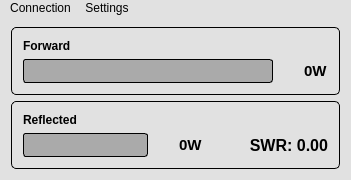
<?xml version="1.0" encoding="UTF-8"?>
<ui version="4.0">
 <class>MainWindowClass</class>
 <widget class="QMainWindow" name="MainWindowClass">
  <property name="geometry">
   <rect>
    <x>0</x>
    <y>0</y>
    <width>351</width>
    <height>179</height>
   </rect>
  </property>
  <property name="windowTitle">
   <string>Power Meter</string>
  </property>
  <property name="styleSheet">
   <string>QWidget {
 background-color: rgb(225, 225, 225);
 color: black;
}
 QProgressBar {
     border: 1px solid black;
     border-radius: 3px;
     background-color: rgb(170, 170, 170);
 }
 QProgressBar::chunk {
     background-color: lime;
     width: 3px;
     margin: 1px;
 }
 QMenu {
     background-color: white;
     margin: 2px; /* some spacing around the menu */
 }

 QMenu::item {
     padding: 2px 25px 2px 20px;
     border: 1px solid transparent; /* reserve space for selection border */
 }

 QMenu::item:selected {
     border-color: darkblue;
     background: rgba(100, 100, 100, 150);
 }

 QMenu::icon:checked { /* appearance of a 'checked' icon */
     background: gray;
     border: 1px inset gray;
     position: absolute;
     top: 1px;
     right: 1px;
     bottom: 1px;
     left: 1px;
 }

 QMenu::separator {
     height: 1px;
     background: silver;
     margin-left: 5px;
     margin-right: 5px;
 }

 QMenu::indicator {
     width: 13px;
     height: 13px;
 }

 QMenuBar {
     background-color: qlineargradient(x1:0, y1:0, x2:0, y2:1,
                                       stop:0 lightgray, stop:1 darkgray);
 }

 QMenuBar::item {
     spacing: 3px; /* spacing between menu bar items */
     padding: 1px 4px;
     background: transparent;
     border-radius: 4px;
 }

 QMenuBar::item:selected { /* when selected using mouse or keyboard */
     background: #a8a8a8;
 }

 QMenuBar::item:pressed {
     background: #888888;
 }

QFrame#frame{
      border-width: 1px;
      border-style: solid;
      border-color: black;
      border-radius: 5px;
}

QFrame#frameForward{
      border-width: 1px;
      border-style: solid;
      border-color: black;
      border-radius: 5px;
}

QFrame#frameReflected{
      border-width: 1px;
      border-style: solid;
      border-color: black;
      border-radius: 5px;
}</string>
  </property>
  <widget class="QWidget" name="centralWidget">
   <layout class="QVBoxLayout" name="verticalLayout">
    <item>
     <widget class="QFrame" name="frameForward">
      <property name="frameShape">
       <enum>QFrame::StyledPanel</enum>
      </property>
      <property name="frameShadow">
       <enum>QFrame::Raised</enum>
      </property>
      <layout class="QHBoxLayout" name="horizontalLayout">
       <item>
        <layout class="QGridLayout" name="gridLayout">
         <item row="0" column="0">
          <widget class="QLabel" name="labelFwd">
           <property name="font">
            <font>
             <weight>75</weight>
             <bold>true</bold>
            </font>
           </property>
           <property name="text">
            <string>Forward</string>
           </property>
          </widget>
         </item>
         <item row="1" column="0">
          <widget class="QProgressBar" name="progressBarFwd">
           <property name="sizePolicy">
            <sizepolicy hsizetype="Expanding" vsizetype="Fixed">
             <horstretch>0</horstretch>
             <verstretch>0</verstretch>
            </sizepolicy>
           </property>
           <property name="minimumSize">
            <size>
             <width>250</width>
             <height>0</height>
            </size>
           </property>
           <property name="styleSheet">
            <string/>
           </property>
           <property name="maximum">
            <number>1500</number>
           </property>
           <property name="value">
            <number>0</number>
           </property>
           <property name="textVisible">
            <bool>false</bool>
           </property>
           <property name="format">
            <string>%vW</string>
           </property>
          </widget>
         </item>
         <item row="1" column="2">
          <widget class="QLabel" name="labelFwdValue">
           <property name="font">
            <font>
             <pointsize>11</pointsize>
             <weight>75</weight>
             <bold>true</bold>
            </font>
           </property>
           <property name="text">
            <string>0W</string>
           </property>
          </widget>
         </item>
         <item row="1" column="1">
          <spacer name="horizontalSpacer_2">
           <property name="orientation">
            <enum>Qt::Horizontal</enum>
           </property>
           <property name="sizeHint" stdset="0">
            <size>
             <width>40</width>
             <height>20</height>
            </size>
           </property>
          </spacer>
         </item>
        </layout>
       </item>
      </layout>
     </widget>
    </item>
    <item>
     <widget class="QFrame" name="frameReflected">
      <property name="frameShape">
       <enum>QFrame::StyledPanel</enum>
      </property>
      <property name="frameShadow">
       <enum>QFrame::Raised</enum>
      </property>
      <layout class="QHBoxLayout" name="horizontalLayout_2">
       <item>
        <layout class="QGridLayout" name="gridLayout_2">
         <item row="0" column="0">
          <widget class="QLabel" name="labelRef">
           <property name="font">
            <font>
             <weight>75</weight>
             <bold>true</bold>
            </font>
           </property>
           <property name="text">
            <string>Reflected</string>
           </property>
          </widget>
         </item>
         <item row="1" column="0">
          <widget class="QProgressBar" name="progressBarRef">
           <property name="sizePolicy">
            <sizepolicy hsizetype="Expanding" vsizetype="Fixed">
             <horstretch>0</horstretch>
             <verstretch>0</verstretch>
            </sizepolicy>
           </property>
           <property name="minimumSize">
            <size>
             <width>125</width>
             <height>0</height>
            </size>
           </property>
           <property name="font">
            <font>
             <strikeout>false</strikeout>
            </font>
           </property>
           <property name="autoFillBackground">
            <bool>false</bool>
           </property>
           <property name="maximum">
            <number>150</number>
           </property>
           <property name="value">
            <number>0</number>
           </property>
           <property name="textVisible">
            <bool>false</bool>
           </property>
           <property name="invertedAppearance">
            <bool>false</bool>
           </property>
           <property name="textDirection">
            <enum>QProgressBar::TopToBottom</enum>
           </property>
           <property name="format">
            <string>%vW</string>
           </property>
          </widget>
         </item>
         <item row="1" column="2">
          <widget class="QLabel" name="labelRefValue">
           <property name="font">
            <font>
             <pointsize>11</pointsize>
             <weight>75</weight>
             <bold>true</bold>
            </font>
           </property>
           <property name="text">
            <string>0W</string>
           </property>
           <property name="alignment">
            <set>Qt::AlignLeading|Qt::AlignLeft|Qt::AlignVCenter</set>
           </property>
          </widget>
         </item>
         <item row="1" column="3">
          <spacer name="horizontalSpacer">
           <property name="orientation">
            <enum>Qt::Horizontal</enum>
           </property>
           <property name="sizeHint" stdset="0">
            <size>
             <width>40</width>
             <height>20</height>
            </size>
           </property>
          </spacer>
         </item>
         <item row="1" column="4">
          <widget class="QLabel" name="labelSWRValue">
           <property name="font">
            <font>
             <pointsize>12</pointsize>
             <weight>75</weight>
             <bold>true</bold>
            </font>
           </property>
           <property name="layoutDirection">
            <enum>Qt::LeftToRight</enum>
           </property>
           <property name="styleSheet">
            <string/>
           </property>
           <property name="text">
            <string>SWR: 0.00</string>
           </property>
           <property name="alignment">
            <set>Qt::AlignRight|Qt::AlignTrailing|Qt::AlignVCenter</set>
           </property>
          </widget>
         </item>
         <item row="1" column="1">
          <spacer name="horizontalSpacer_3">
           <property name="orientation">
            <enum>Qt::Horizontal</enum>
           </property>
           <property name="sizeHint" stdset="0">
            <size>
             <width>0</width>
             <height>20</height>
            </size>
           </property>
          </spacer>
         </item>
        </layout>
       </item>
      </layout>
     </widget>
    </item>
   </layout>
  </widget>
  <widget class="QMenuBar" name="menuBar">
   <property name="geometry">
    <rect>
     <x>0</x>
     <y>0</y>
     <width>351</width>
     <height>17</height>
    </rect>
   </property>
   <widget class="QMenu" name="menuSettings">
    <property name="title">
     <string>Settings</string>
    </property>
    <addaction name="actionSettingsSetup"/>
    <addaction name="separator"/>
    <addaction name="actionSettingsAbout"/>
   </widget>
   <widget class="QMenu" name="menuConnection">
    <property name="title">
     <string>Connection</string>
    </property>
    <addaction name="actionConnect"/>
    <addaction name="actionDisconnect"/>
   </widget>
   <addaction name="menuConnection"/>
   <addaction name="menuSettings"/>
  </widget>
  <action name="actionConnect">
   <property name="text">
    <string>Connect</string>
   </property>
  </action>
  <action name="actionDisconnect">
   <property name="enabled">
    <bool>true</bool>
   </property>
   <property name="text">
    <string>Disconnect</string>
   </property>
  </action>
  <action name="actionSettingsSetup">
   <property name="text">
    <string>Setup</string>
   </property>
  </action>
  <action name="actionSettingsAbout">
   <property name="text">
    <string>About</string>
   </property>
  </action>
  <action name="actionSettingsCalibrate">
   <property name="text">
    <string>Calibrate</string>
   </property>
  </action>
  <action name="actionPEP">
   <property name="checkable">
    <bool>true</bool>
   </property>
   <property name="text">
    <string>PEP</string>
   </property>
  </action>
 </widget>
 <layoutdefault spacing="6" margin="11"/>
 <resources/>
 <connections/>
</ui>
